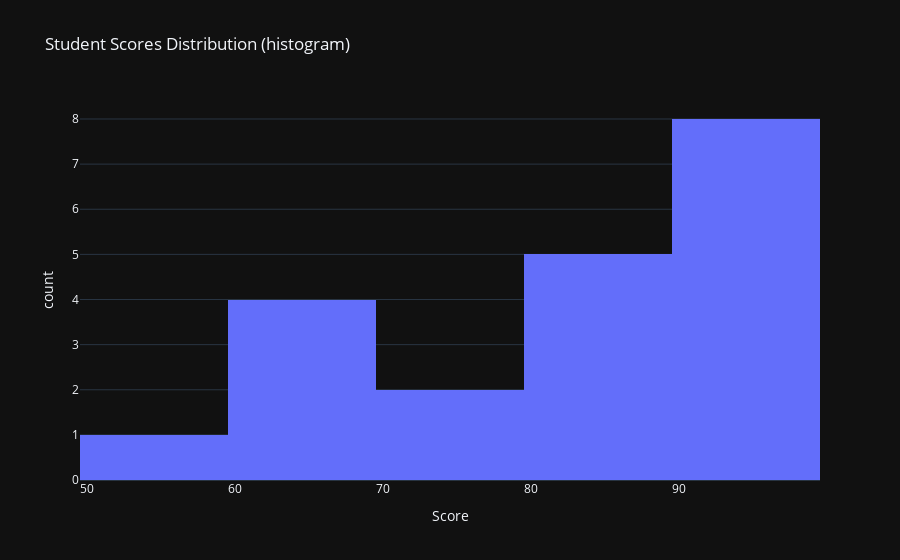

The code cell stored with this chart in its notebook:
### Code cell
# Histogram
fig = px.histogram(df, x='Score', nbins=5, title='Student Scores Distribution (histogram)')
fig.show()

### Figure 1 — Plotly figure (JSON) as saved in the notebook; plotly's stock layout.template omitted (floating-point values rounded to 4 significant figures)
{"data": [{"alignmentgroup": "True", "bingroup": "x", "hovertemplate": "Score=%{x}<br>count=%{y}<extra></extra>", "legendgroup": "", "marker": {"color": "#636efa", "pattern": {"shape": ""}}, "name": "", "nbinsx": 5, "offsetgroup": "", "orientation": "v", "showlegend": false, "x": [85, 90, 88, 70, 95, 90, 98, 60, 95, 60, 55, 60, 92, 88, 80, 85, 90, 92, 65, 78], "xaxis": "x", "yaxis": "y", "type": "histogram"}], "layout": {"xaxis": {"anchor": "y", "domain": [0.0, 1.0], "title": {"text": "Score"}}, "yaxis": {"anchor": "x", "domain": [0.0, 1.0], "title": {"text": "count"}}, "legend": {"tracegroupgap": 0}, "title": {"text": "Student Scores Distribution (histogram)"}, "barmode": "relative"}}
